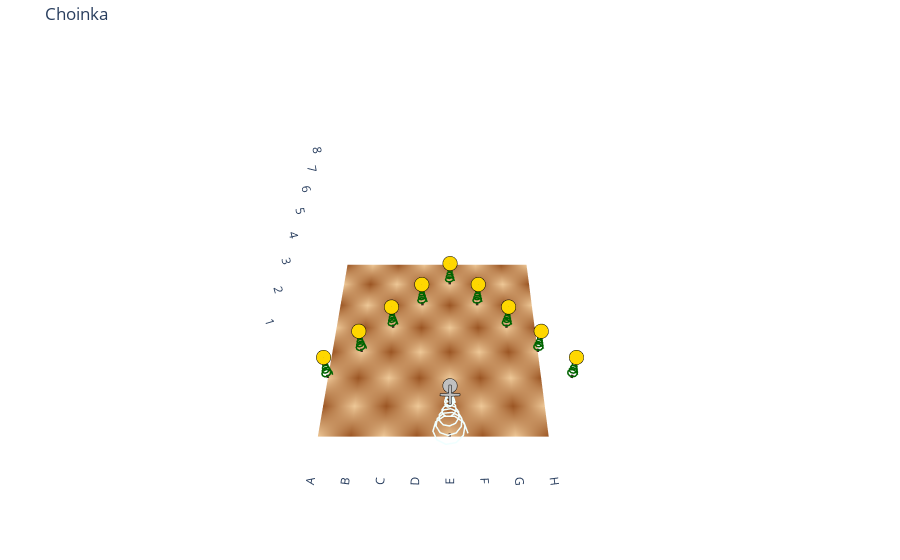

Write notebook code for a chart like this one.
### Code cell
visualize_chess_spirals(pozycje["FEN"][0],pozycje["Nazwa"][0])
